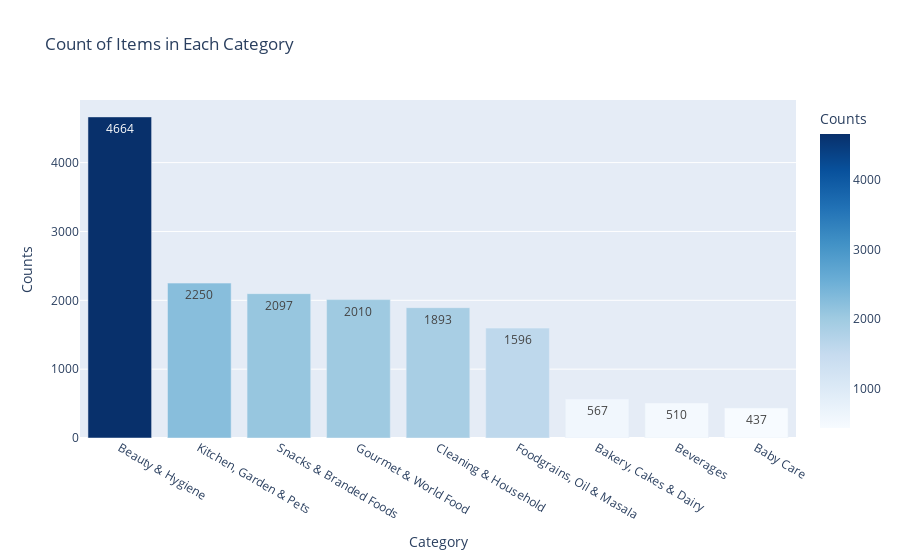

This figure's notebook cell:
### Code cell
px.bar(data_frame=counts_df,
 x='Category',
 y='Counts',
 color='Counts',
 color_continuous_scale='blues',
 text_auto=True,
 title=f'Count of Items in Each Category')

### Figure 1 — Plotly figure (JSON) as saved in the notebook; plotly's stock layout.template omitted (floating-point values rounded to 4 significant figures)
{"data": [{"alignmentgroup": "True", "hovertemplate": "Category=%{x}<br>Counts=%{marker.color}<extra></extra>", "legendgroup": "", "marker": {"color": [4664, 2250, 2097, 2010, 1893, 1596, 567, 510, 437], "coloraxis": "coloraxis", "pattern": {"shape": ""}}, "name": "", "offsetgroup": "", "orientation": "v", "showlegend": false, "textposition": "auto", "texttemplate": "%{y}", "type": "bar", "x": ["Beauty & Hygiene", "Kitchen, Garden & Pets", "Snacks & Branded Foods", "Gourmet & World Food", "Cleaning & Household", "Foodgrains, Oil & Masala", "Bakery, Cakes & Dairy", "Beverages", "Baby Care"], "xaxis": "x", "y": [4664, 2250, 2097, 2010, 1893, 1596, 567, 510, 437], "yaxis": "y"}], "layout": {"barmode": "relative", "coloraxis": {"colorbar": {"title": {"text": "Counts"}}, "colorscale": [[0, "rgb(247,251,255)"], [0.125, "rgb(222,235,247)"], [0.25, "rgb(198,219,239)"], [0.375, "rgb(158,202,225)"], [0.5, "rgb(107,174,214)"], [0.625, "rgb(66,146,198)"], [0.75, "rgb(33,113,181)"], [0.875, "rgb(8,81,156)"], [1, "rgb(8,48,107)"]]}, "legend": {"tracegroupgap": 0}, "title": {"text": "Count of Items in Each Category"}, "xaxis": {"anchor": "y", "domain": [0, 1], "title": {"text": "Category"}}, "yaxis": {"anchor": "x", "domain": [0, 1], "title": {"text": "Counts"}}}}
